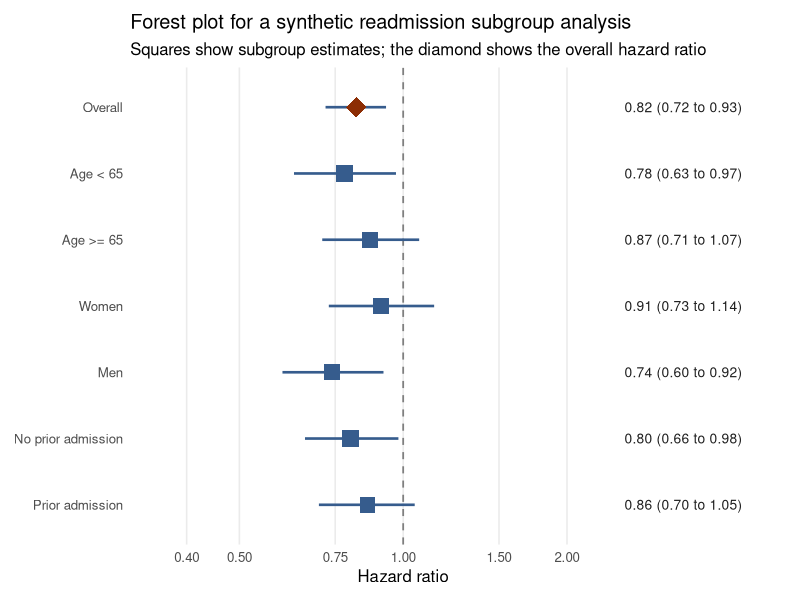
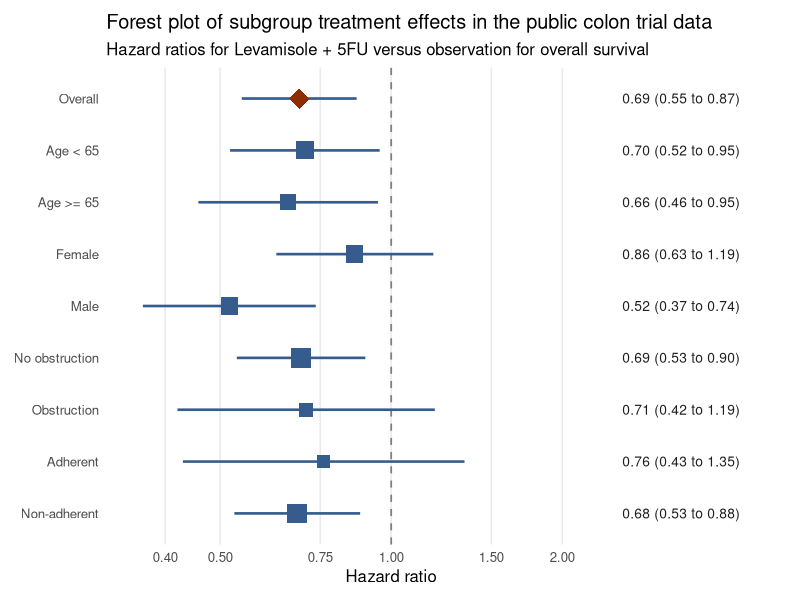

These figures' R source, in order:
## ---- chunk 1
library(dplyr)
library(ggplot2)
library(knitr)

synthetic_forest <- data.frame(
  subgroup = c(
    "Overall",
    "Age < 65",
    "Age >= 65",
    "Women",
    "Men",
    "No prior admission",
    "Prior admission"
  ),
  estimate = c(0.82, 0.78, 0.87, 0.91, 0.74, 0.80, 0.86),
  conf_low = c(0.72, 0.63, 0.71, 0.73, 0.60, 0.66, 0.70),
  conf_high = c(0.93, 0.97, 1.07, 1.14, 0.92, 0.98, 1.05),
  weight = c(1.00, 0.68, 0.59, 0.54, 0.63, 0.71, 0.57),
  row_type = c("Overall", rep("Subgroup", 6)),
  row.names = NULL
)

synthetic_forest$estimate_label <- sprintf(
  "%.2f (%.2f to %.2f)",
  synthetic_forest$estimate,
  synthetic_forest$conf_low,
  synthetic_forest$conf_high
)

synthetic_table <- synthetic_forest |>
  dplyr::transmute(
    subgroup,
    hazard_ratio = round(estimate, 2),
    lower_95_ci = round(conf_low, 2),
    upper_95_ci = round(conf_high, 2)
  )

knitr::kable(
  synthetic_table,
  caption = "Synthetic subgroup estimates that will be plotted in the forest plot"
)
## ---- chunk 2
build_forest_plot <- function(data, title, subtitle) {
  plot_data <- data |>
    dplyr::mutate(
      subgroup = factor(subgroup, levels = rev(subgroup)),
      point_size = 2.8 + 3.8 * weight,
      label_x = 2.55
    )

  ggplot(plot_data, aes(y = subgroup, x = estimate)) +
    geom_vline(xintercept = 1, color = "#7f7f7f", linetype = "dashed", linewidth = 0.6) +
    geom_segment(
      aes(x = conf_low, xend = conf_high, yend = subgroup),
      linewidth = 0.9,
      color = "#365c8d"
    ) +
    geom_point(
      data = subset(plot_data, row_type == "Subgroup"),
      aes(size = point_size),
      shape = 15,
      color = "#365c8d",
      show.legend = FALSE
    ) +
    geom_point(
      data = subset(plot_data, row_type == "Overall"),
      aes(size = point_size),
      shape = 18,
      color = "#8c2d04",
      show.legend = FALSE
    ) +
    geom_text(
      aes(x = label_x, label = estimate_label),
      hjust = 0,
      size = 3.5,
      color = "#1f1f1f"
    ) +
    scale_x_log10(
      breaks = c(0.4, 0.5, 0.75, 1, 1.5, 2),
      labels = c("0.40", "0.50", "0.75", "1.00", "1.50", "2.00"),
      limits = c(0.35, 2.85)
    ) +
    scale_size_identity() +
    coord_cartesian(clip = "off") +
    labs(
      title = title,
      subtitle = subtitle,
      x = "Hazard ratio",
      y = NULL
    ) +
    theme_minimal(base_size = 12) +
    theme(
      panel.grid.major.y = element_blank(),
      panel.grid.minor = element_blank(),
      plot.margin = margin(10, 90, 10, 10)
    )
}
## ---- chunk 3
synthetic_forest_plot <- build_forest_plot(
  synthetic_forest,
  title = "Forest plot for a synthetic readmission subgroup analysis",
  subtitle = "Squares show subgroup estimates; the diamond shows the overall hazard ratio"
)

synthetic_forest_plot
## ---- chunk 4
library(survival)

colon_os <- survival::colon |>
  dplyr::filter(etype == 2, rx %in% c("Obs", "Lev+5FU")) |>
  dplyr::mutate(
    treatment = ifelse(rx == "Lev+5FU", 1, 0)
  )

extract_cox_row <- function(data, label, row_type = "Subgroup") {
  fit <- survival::coxph(survival::Surv(time, status) ~ treatment, data = data)
  fit_summary <- summary(fit)

  data.frame(
    subgroup = label,
    n = nrow(data),
    events = sum(data$status),
    estimate = fit_summary$coefficients[, "exp(coef)"][1],
    conf_low = fit_summary$conf.int[, "lower .95"][1],
    conf_high = fit_summary$conf.int[, "upper .95"][1],
    weight = min(1, sqrt(nrow(data) / nrow(colon_os))),
    row_type = row_type,
    row.names = NULL
  )
}

colon_forest <- dplyr::bind_rows(
  extract_cox_row(colon_os, "Overall", row_type = "Overall"),
  extract_cox_row(dplyr::filter(colon_os, age < 65), "Age < 65"),
  extract_cox_row(dplyr::filter(colon_os, age >= 65), "Age >= 65"),
  extract_cox_row(dplyr::filter(colon_os, sex == 0), "Female"),
  extract_cox_row(dplyr::filter(colon_os, sex == 1), "Male"),
  extract_cox_row(dplyr::filter(colon_os, obstruct == 0), "No obstruction"),
  extract_cox_row(dplyr::filter(colon_os, obstruct == 1), "Obstruction"),
  extract_cox_row(dplyr::filter(colon_os, adhere == 1), "Adherent"),
  extract_cox_row(dplyr::filter(colon_os, adhere == 0), "Non-adherent")
)

colon_forest$estimate_label <- sprintf(
  "%.2f (%.2f to %.2f)",
  colon_forest$estimate,
  colon_forest$conf_low,
  colon_forest$conf_high
)

colon_table <- colon_forest |>
  dplyr::transmute(
    subgroup,
    sample_size = n,
    events,
    hazard_ratio = round(estimate, 2),
    lower_95_ci = round(conf_low, 2),
    upper_95_ci = round(conf_high, 2)
  )

knitr::kable(
  colon_table,
  caption = "Subgroup hazard ratios estimated from the public colon cancer trial dataset"
)
## ---- chunk 5
colon_forest_plot <- build_forest_plot(
  colon_forest,
  title = "Forest plot of subgroup treatment effects in the public colon trial data",
  subtitle = "Hazard ratios for Levamisole + 5FU versus observation for overall survival"
)

colon_forest_plot
